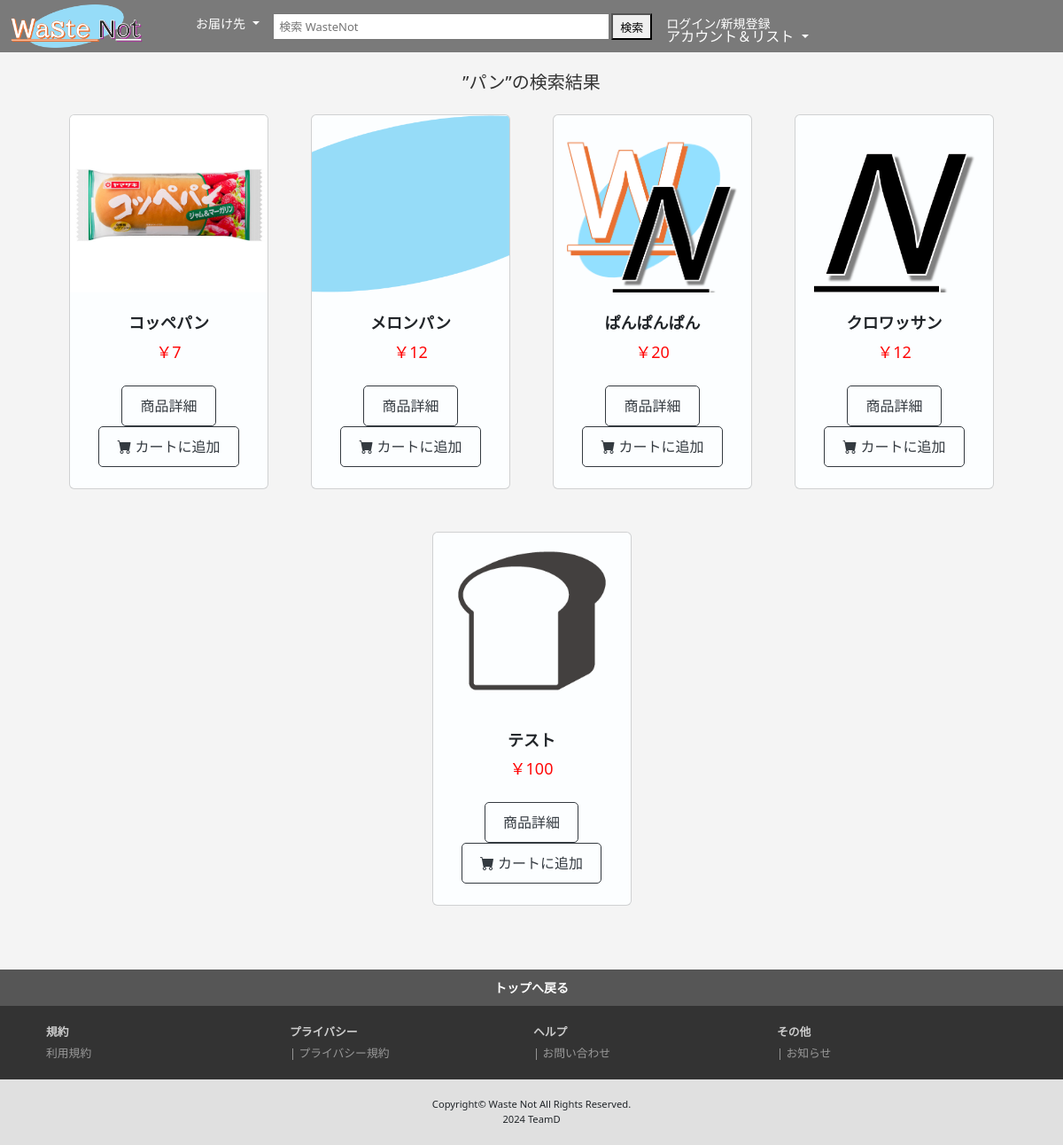
The app's page /category/1/, older data.
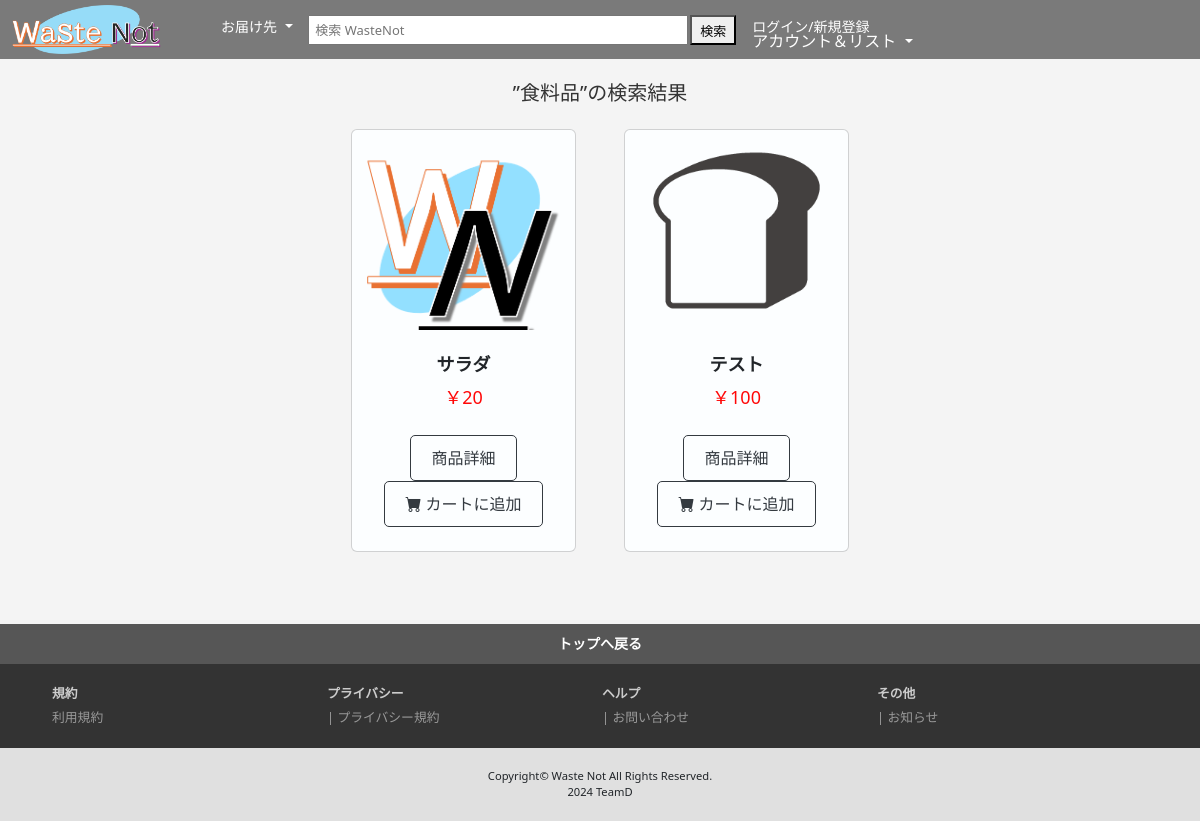
The same page, newer data.
### foods/models.py (models this page shows, shortened)
class Category(models.Model):
    title = models.CharField(
        verbose_name='カテゴリ',
        max_length=20
    )
    image = models.ImageField(
        verbose_name='写真',
        upload_to='images',
        default='images/default.jpg',
    )

class Food(models.Model):
    stripe_product_id = models.CharField(
        verbose_name="商品ID",
        max_length=100
    )
    stripe_price_id = models.CharField(
        max_length=100
    )
    category = models.ForeignKey(
        Category,
        verbose_name='カテゴリ',
        on_delete=models.PROTECT
    )
    name = models.CharField(
        verbose_name='商品名',
        max_length=200
    )
    price = models.IntegerField(
        verbose_name='価格'
    )
    stock = models.IntegerField(
        verbose_name='在庫'
    )
    shelf_life = models.DateField(
        verbose_name='賞味期限',
        default=timezone.now
    )
    allergy = models.CharField(
        verbose_name='アレルギー',
        max_length=150,
    )
    image = models.ImageField(
        verbose_name='写真',
        upload_to='images',
    )
    inputed_at = models.DateField(
        verbose_name='入力日時',
        auto_now_add=True,
    )

### dgroupapp/views.py (the view)
# urls.py: path('category/<int:category_id>/', views.category_view, name='category_view'),
def category_view(request, category_id):
    category = Category.objects.get(id=category_id)
    products = Food.objects.filter(category=category)  # カテゴリに関連する商品を取得
    return render(request, 'category_view.html', {
        'category': category,
        'products': products,
    })

### dgroupapp/templates/category_view.html (shortened to what this page needs)
{% extends "base.html" %}
{% load static %}
{% block content %}
<section>
    <div class="container px-4 px-lg-5 mt-1 py-2">
        <div class="search-result">
        <h3 style="text-align: center;">
            ”{{ category.title }}”の検索結果
        </h3>
        </div>
        <div class="row gx-4 gx-lg-5 row-cols-2 row-cols-md-3 row-cols-xl-4 py-3 justify-content-center">
            {% for record in products %}
            <div class="col mb-5">
                <div class="card h-100">
                    <img class="card-img-top" src="{{ record.image.url }}" width="100%" height="100%" alt="..." />
                    <div class="card-body p-4">
                        <div class="text-center">
                            <h5 class="fw-bolder">{{ record.name }}</h5>
                            <span class="price">￥{{ record.price }}</span>
                        </div>
                    </div>
                    <div class="card-footer p-4 pt-0 border-top-0 bg-transparent">
                        <div class="text-center">
                            <a class="btn btn-outline-dark mt-auto" href="#">商品詳細</a>
                            <a class="btn btn-outline-dark mt-auto" href="#"><i class="bi-cart-fill me-1"></i>カートに追加</a>
                        </div>
                    </div>
                </div>
            </div>
            {% endfor %}
        </div>
    </div>
</section>
{% endblock %}

Row changes from the older to the newer data that the page shows:
no longer on this page (row edited): Food: image (picture), name "コッペパン", price "7"
no longer on this page (row edited): Food: image (picture), name "メロンパン", price "12"
no longer on this page (row edited): Food: image (picture), name "クロワッサン", price "12"
changed Category: title "パン" → "食料品"
changed Food: name "ぱんぱんぱん" → "サラダ"
